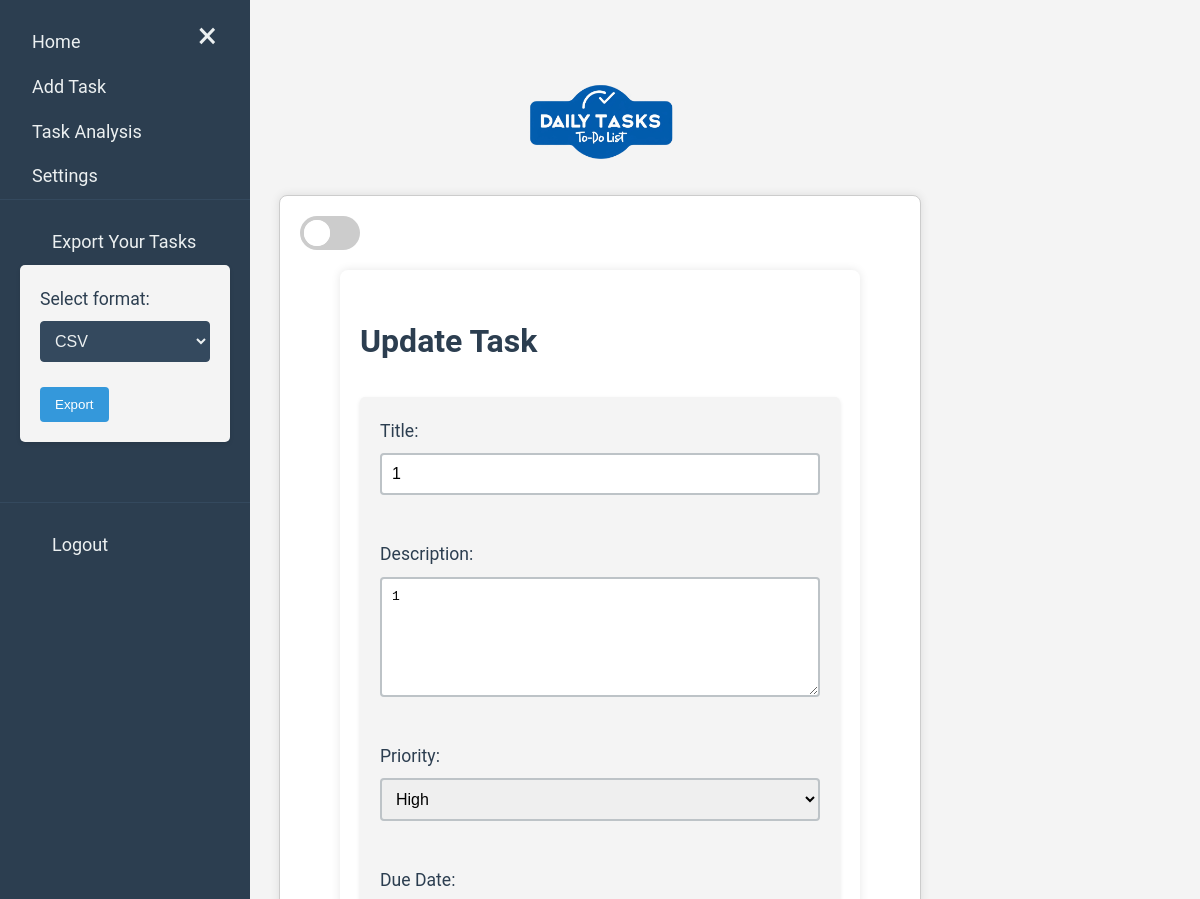
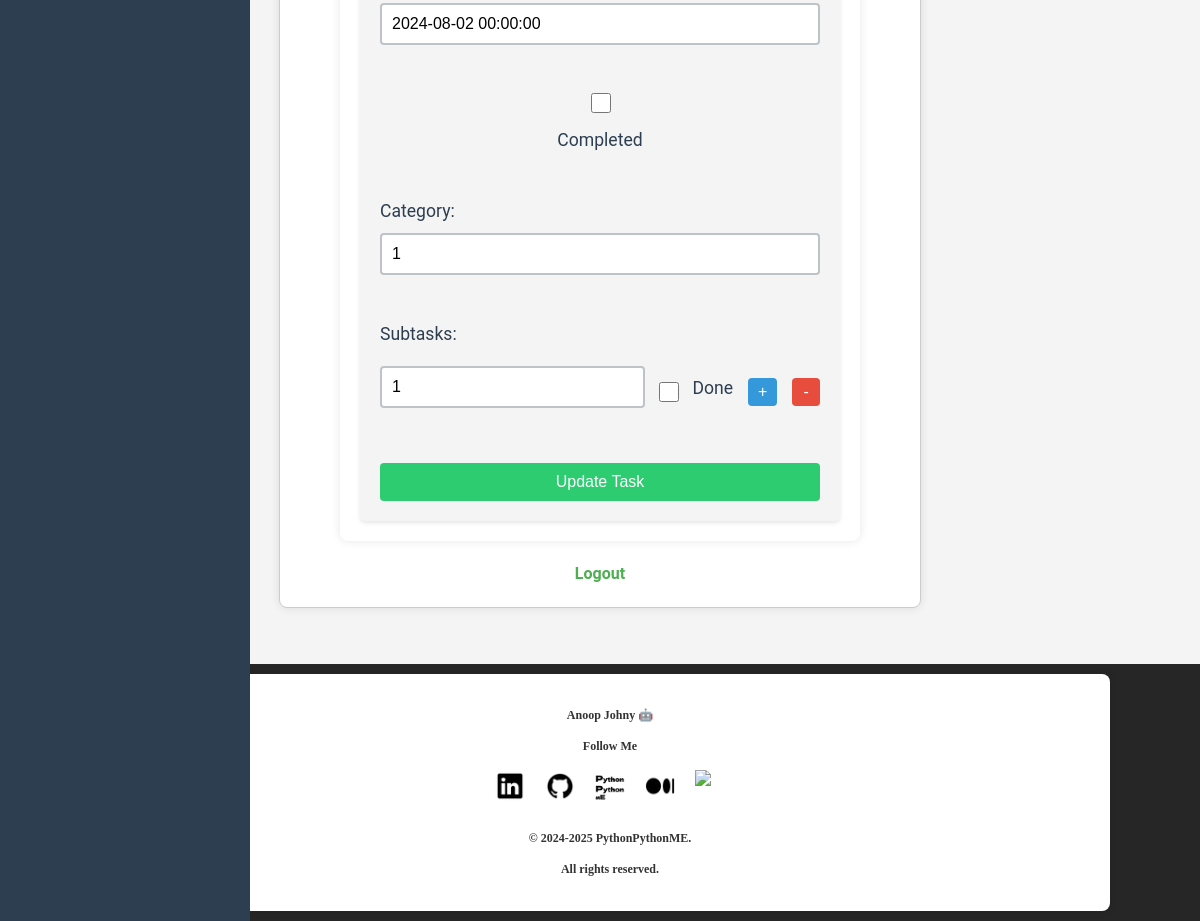
Before: /update/1 (signed in) with the older database file (2 pictures, top to bottom).
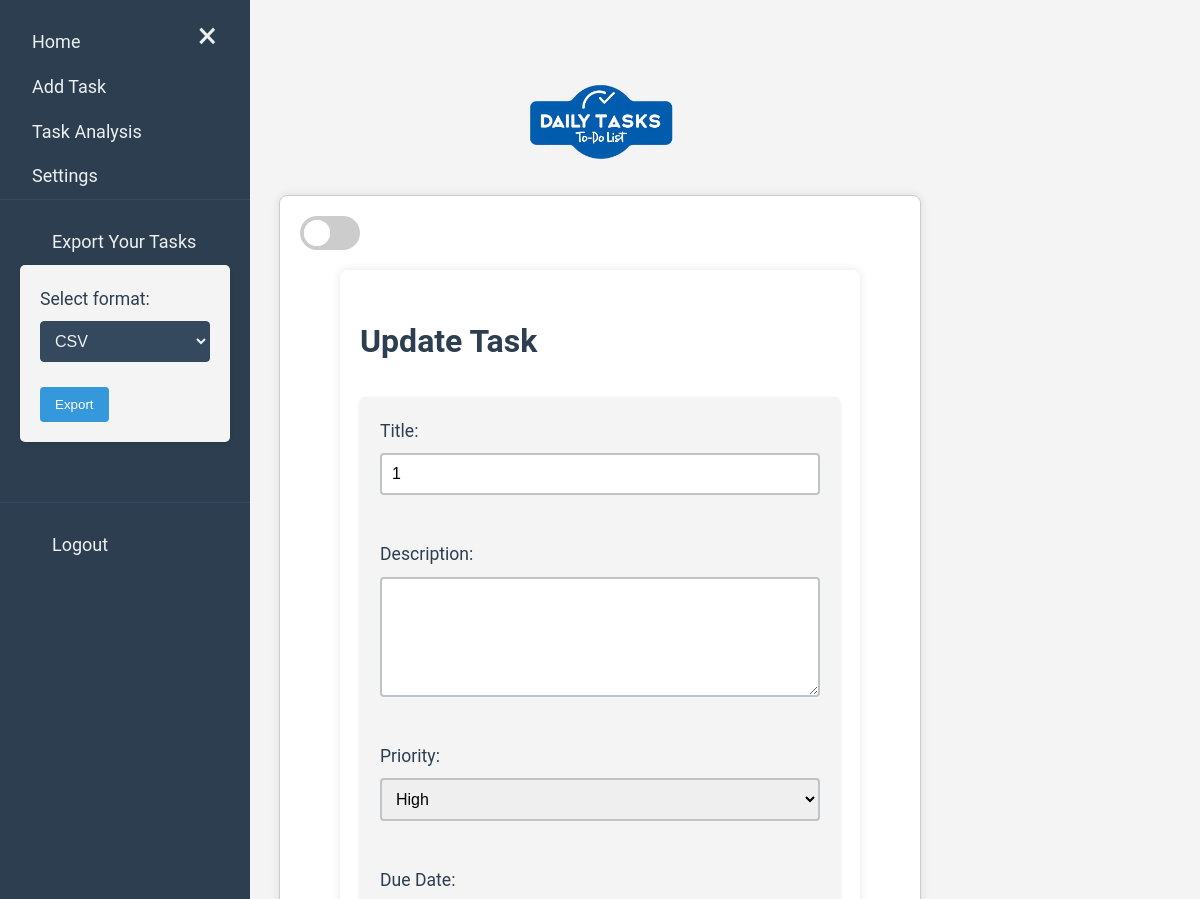
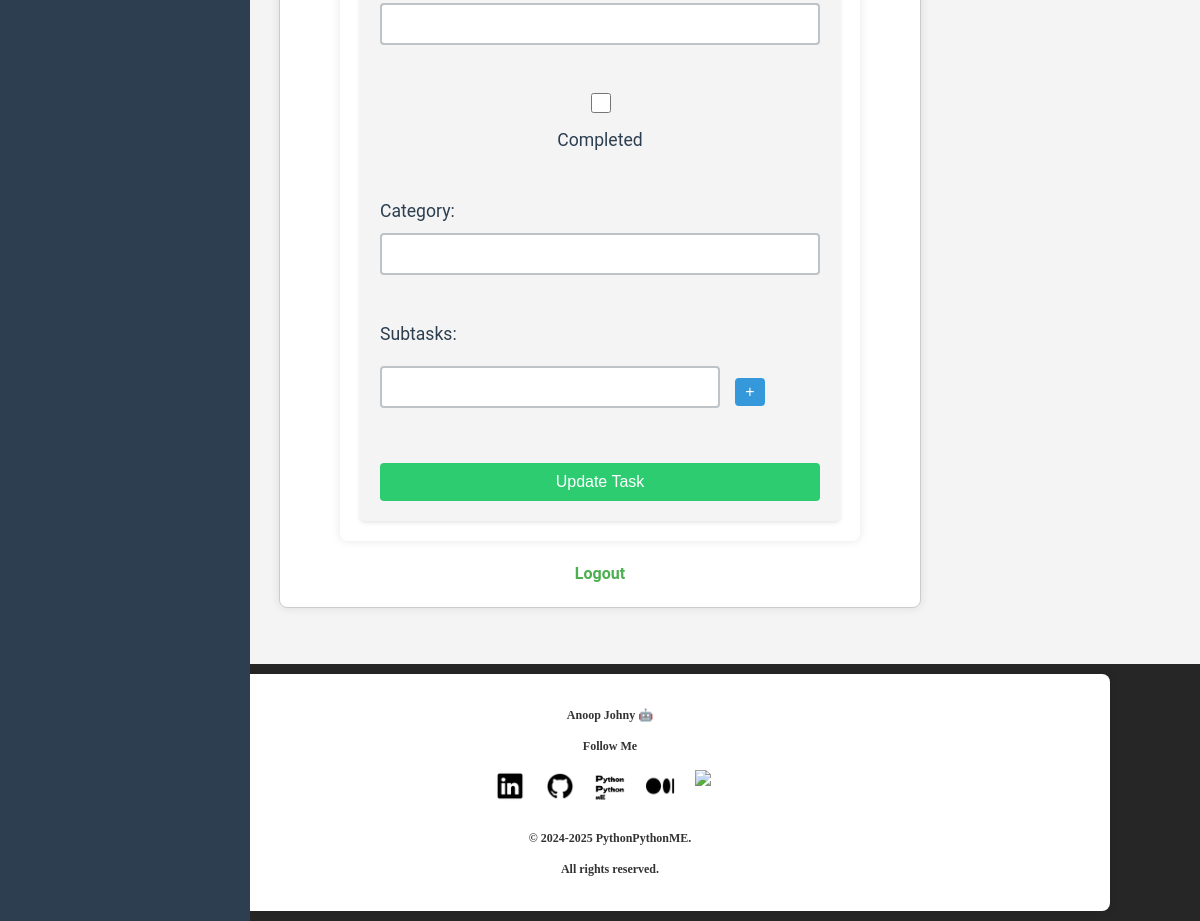
After: the same page with the newer database file (2 pictures, top to bottom).
### app.py (models this page shows, shortened)
class Task(db.Model):
    id = db.Column(db.Integer, primary_key=True)
    title = db.Column(db.String(100), nullable=False)
    description = db.Column(db.String(200), nullable=True)
    done = db.Column(db.Boolean, default=False)
    priority = db.Column(db.Integer, default=1)
    due_date = db.Column(db.DateTime, nullable=True)
    category = db.Column(db.String(50), nullable=True)
    user_id = db.Column(db.Integer, db.ForeignKey('user.id'), nullable=False)
    subtasks = db.relationship('Subtask', backref='task', lazy=True, cascade="all, delete-orphan")

class Subtask(db.Model):
    id = db.Column(db.Integer, primary_key=True)
    content = db.Column(db.String(200), nullable=False)
    done = db.Column(db.Boolean, default=False)
    task_id = db.Column(db.Integer, db.ForeignKey('task.id'), nullable=False)

### app.py (the view, shortened to what this page needs)
@app.route('/update/<int:id>', methods=['GET', 'POST'])
@login_required
def update_task(id):
    task = Task.query.filter_by(id=id, user_id=current_user.id).first_or_404()
    return render_template('update_task.html', task=task)

### app.py (called while the page is built)
@login_manager.user_loader
def load_user(user_id):
    return User.query.get(int(user_id))

### templates/update_task.html (shortened to what this page needs)
{% extends 'base.html' %}
{% block content %}
<div class="container">
    <h2>Update Task</h2>
    <form method="POST" class="task-form">
        <div class="form-group">
            <label for="title">Title:</label>
            <input type="text" id="title" name="title" value="{{ task.title }}" required>
        </div>
        <div class="form-group">
            <label for="description">Description:</label>
            <textarea id="description" name="description">{{ task.description }}</textarea>
        </div>
        <div class="form-group">
            <label for="priority">Priority:</label>
            <select id="priority" name="priority">
                <option value="3" {% if task.priority == 3 %}selected{% endif %}>High</option>
            </select>
        </div>
        <div class="form-group">
            <label for="due_date">Due Date:</label>
            <input type="text" id="due_date" name="due_date" value="{{ task.due_date if task.due_date else '' }}">
        </div>
        <div class="form-group checkbox-group">
            <input type="checkbox" id="done" name="done" {% if task.done %}checked{% endif %}>
            <label for="done">Completed</label>
        </div>
        <div class="form-group">
            <label for="category">Category:</label>
            <input type="text" id="category" name="category" value="{{ task.category }}">
        </div>
        <div id="subtasks" class="form-group">
            <label>Subtasks:</label>
            {% for subtask in task.subtasks %}
            <div class="subtask-entry">
                <input type="text" name="subtasks" value="{{ subtask.content }}">
                <div class="checkbox-group">
                    <input type="checkbox" name="subtask_dones" value="{{ subtask.id }}" {% if subtask.done %}checked{% endif %}>
                    <label>Done</label>
                </div>
                <button type="button" class="add-subtask">+</button>
                <button type="button" class="remove-subtask">-</button>
            </div>
            {% endfor %}
            {% if not task.subtasks %}
            <div class="subtask-entry">
                <input type="text" name="subtasks">
                <button type="button" class="add-subtask">+</button>
            </div>
            {% endif %}
        </div>
        <button type="submit" class="submit-btn">Update Task</button>
    </form>
</div>
{% endblock %}

### templates/base.html (shortened to what this page needs)
<!DOCTYPE html>
<html lang="en">
<head>
    <link rel="stylesheet" href="{{ url_for('static', filename='css/styles.css') }}">
</head>
<body>
    <div id="mySidebar" class="sidebar">
    <a href="javascript:void(0)" class="closebtn" onclick="closeNav()">&times;</a>
    <nav class="sidebar-nav">
        <a href="{{ url_for('index') }}">Home</a>
        <a href="{{ url_for('add_task') }}">Add Task</a>
        <a href="{{ url_for('task_analysis') }}">Task Analysis</a>
        <a href="{{ url_for('settings') }}">Settings</a>
    </nav>
    <div class="sidebar-section">
        <a>Export Your Tasks</a>
        <form method="GET" action="{{ url_for('export_tasks') }}">
            <div class="form-group">
                <label text-align=center for="format">Select format:</label>
                <select id="format" name="format" class="form-control">
                    <option value="csv">CSV</option>
                </select>
            </div>
            <button type="submit" class="btn btn-primary">Export</button>
        </form>
    </div>
    <div class="sidebar-section auth-links">
        {% if current_user.is_authenticated %}
            <a href="{{ url_for('logout') }}">Logout</a>
        {% else %}
            <a href="{{ url_for('login') }}">Login</a>
            <a href="{{ url_for('register') }}">Register</a>
        {% endif %}
    </div>
    </div>
    <div id="main">
        <button class="openbtn" onclick="openNav()">&#9776; Menu</button>
        <div class="logo-container" style="text-align: center; margin-bottom: 20px;">
            <img src="{{ url_for('static', filename='misc/logo/Logo.png') }}" alt="Logo" style="width: 150px; height: auto;">
        </div>
        <div class="container" style="max-width: 600px; margin: 0 auto; padding: 20px; border: 1px solid #ccc; border-radius: 8px; box-shadow: 0 0 10px rgba(0, 0, 0, 0.1);">
            <label class="switch" style="display: block; text-align: center; margin-bottom: 20px;">
                <span class="slider" style="position: relative; display: inline-block; width: 60px; height: 34px; background-color: #ccc; border-radius: 34px; cursor: pointer;">
                    <span style="position: absolute; content: ''; height: 26px; width: 26px; left: 4px; bottom: 4px; background-color: white; border-radius: 50%; transition: 0.4s;"></span>
                </span>
            </label>
            {% block content %}{% endblock %}
            <nav style="text-align: center; margin-top: 20px;">
                {% if current_user.is_authenticated %}
                    <a href="{{ url_for('logout') }}" style="margin: 0 10px; text-decoration: none; color: #4CAF50; font-weight: bold;">Logout</a>
                {% else %}
                    <a href="{{ url_for('login') }}" style="margin: 0 10px; text-decoration: none; color: #4CAF50; font-weight: bold;">Login</a>
                    <a href="{{ url_for('register') }}" style="margin: 0 10px; text-decoration: none; color: #4CAF50; font-weight: bold;">Register</a>
                {% endif %}
            </nav>
        </div>
    </div>
    <footer class="footer">
        <div class="container">
            <div class="row">
                <div class="col-md-4 text-center">
                    <p>Anoop Johny 🤖</p>
                    <p>Follow Me</p>
                    <ul class="social-icons">
                        <a href="https://www.linkedin.com/in/anoop-johny-30a746181/"><img src="{{ url_for('static', filename='res/linkedin.png') }}" alt="LinkedIn"></a>
                        <a href="https://github.com/flyfir248"><img src="{{ url_for('static', filename='res/github.png') }}" alt="GitHub"></a>
                        <a href="https://pythonpythonme.netlify.app/index.html"><img src="{{ url_for('static', filename='res/web.png') }}" alt="Website"></a>
                        <a href="https://medium.com/@anoopjohny2000"><img src="{{ url_for('static', filename='res/medium.png') }}" alt="Medium"></a>
                        <a href="https://www.kaggle.com/anoopjohny"><img src="https://cdn3.iconfinder.com/data/icons/logos-and-brands-adobe/512/189_Kaggle-1024.png" alt="Kaggle" width="55" height="55"></a>
                    </ul>
                </div>
            </div>
            <div class="row">
                <div class="col-md-12">
                    <p class="text-muted">© 2024-2025 PythonPythonME.</p>
                    <p>All rights reserved.</p>
                </div>
            </div>
        </div>
    </footer>
</body>
</html>

### static/css/styles.css (style rules this page uses)
body { font-family: Arial, sans-serif; line-height: 1.6; margin: 0; padding: 0; background-color: #f0f8ff; color: #333; transition: background-color 0.5s, color 0.5s; }
.container { width: 80%; margin: auto; overflow: hidden; padding: 20px; border-radius: 10px; background-color: white; box-shadow: 0 4px 8px rgba(0, 0, 0, 0.1); transition: background-color 0.5s, color 0.5s; }
h1, h2 { color: #333; transition: color 0.5s; }
ul { list-style-type: none; padding: 0; }
form { background: #f4f4f4; padding: 20px; margin-bottom: 20px; border-radius: 5px; box-shadow: 0 2px 4px rgba(0, 0, 0, 0.1); transition: background-color 0.5s, color 0.5s; }
input[type="text"], textarea, select { width: 100%; padding: 8px; margin-bottom: 10px; border: 1px solid #ccc; border-radius: 4px; transition: background-color 0.5s, color 0.5s; }
input[type="submit"], button { display: inline-block; background: #333; color: #fff; padding: 10px 20px; border: none; cursor: pointer; border-radius: 4px; transition: background-color 0.5s, color 0.5s; }
a { color: #333; text-decoration: none; transition: color 0.5s; }
.switch { position: relative; display: inline-block; width: 60px; height: 34px; }
.slider { position: absolute; cursor: pointer; top: 0; left: 0; right: 0; bottom: 0; background-color: #ccc; transition: .4s; border-radius: 34px; }
.slider:before { position: absolute; content: ""; height: 26px; width: 26px; left: 4px; bottom: 4px; background-color: white; transition: .4s; border-radius: 50%; }
.subtask-entry { margin-bottom: 10px; }
.subtask-entry input[type="text"] { width: calc(100% - 100px); }
.add-subtask, .remove-subtask { width: 30px; margin-left: 5px; }
footer { background-color: #262626; margin-top: 40px; color: #333; padding-top: 40px; padding: 10px; text-align: center; font-size: 14px; position: relative; bottom: 0; width: 100%; }
.footer a { color: #fff; text-decoration: none; }
.footer p { font-family: Arial, sans-serif; font-size: 12px; font-weight: bold; }
.social-icons { display: flex; justify-content: center; align-items: center; margin-bottom: 20px; }
.social-icons a { margin: 0 10px; }
.social-icons img { max-width: 30px; height: auto; }

### templates/base.html (style rules this page uses)
.logo-container img { animation: shake 0.5s ease-in-out; }
.logo-container { text-align: center; margin-top: 20px; }
.logo-container img { max-width: 100%; height: auto; }
.sidebar { height: 100%; width: 250px; position: fixed; z-index: 1; top: 0; left: 0; background-color: #2c3e50; overflow-x: hidden; padding-top: 20px; color: #ecf0f1; }
.sidebar a { padding: 8px 8px 8px 32px; text-decoration: none; font-size: 18px; color: #ecf0f1; display: block; transition: 0.3s; }
.sidebar .closebtn { position: absolute; top: 0; right: 25px; font-size: 36px; margin-left: 50px; }
.openbtn { font-size: 20px; cursor: pointer; background-color: #111; color: white; padding: 10px 15px; border: none; }
#main { transition: margin-left .5s; padding: 16px; }
.footer p { color: dark; font-family: 'Times New Roman', Times, serif; }
.sidebar-section { padding: 20px; border-top: 1px solid #34495e; }
.form-group { margin-bottom: 15px; }
.form-control { width: 100%; padding: 8px; border: 1px solid #34495e; border-radius: 4px; background-color: #34495e; color: #ecf0f1; }
.btn-primary { background-color: #3498db; color: white; border: none; padding: 10px 15px; border-radius: 4px; cursor: pointer; }
.auth-links { margin-top: 20px; }

Changed rows visible on the page:
removed Subtask: subtasks "1"
changed Task "High": description "1" → (not shown); due_date "2024-08-02 00:00:00" → (not shown); category "1" → (not shown)
